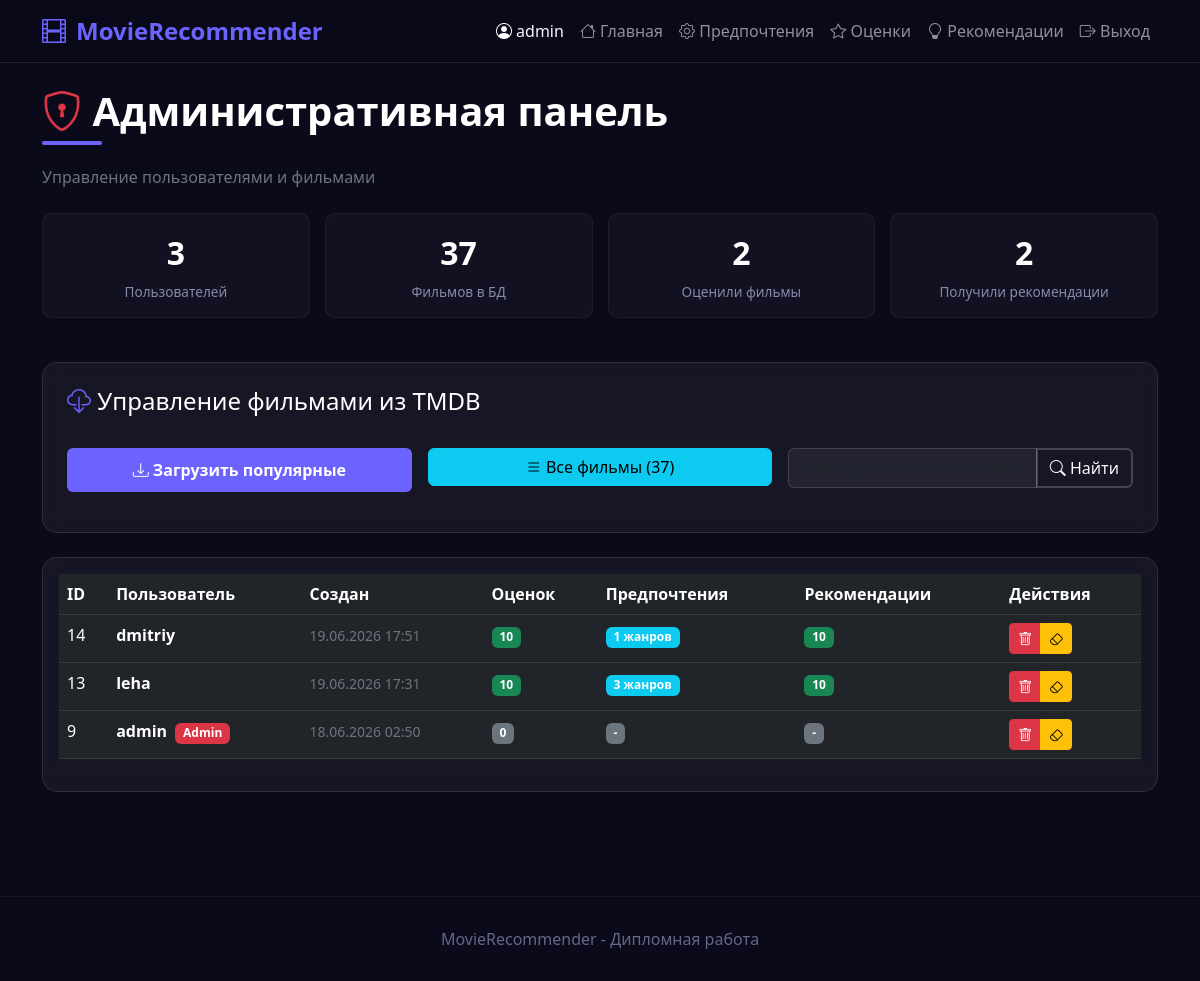
Before: /admin (signed in) with the older database file.
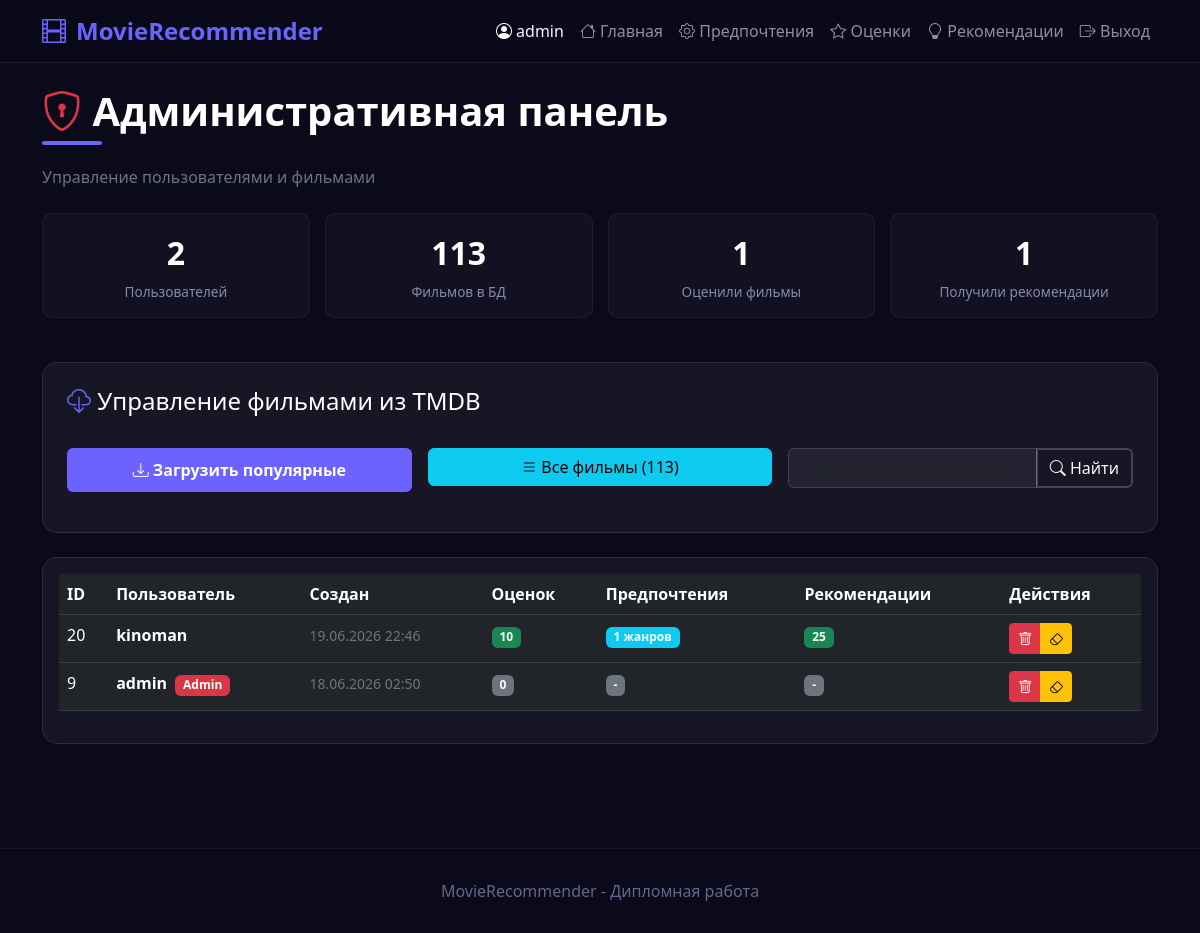
After: the same page with the newer database file.
### tables this page shows
CREATE TABLE users (
                    user_id INTEGER PRIMARY KEY AUTOINCREMENT,
                    session_id TEXT UNIQUE NOT NULL,
                    created_at TEXT NOT NULL,
                    updated_at TEXT NOT NULL,
                    preferences TEXT DEFAULT '{}',
                    ratings TEXT DEFAULT '{}',
                    recommendations TEXT DEFAULT '{}',
                    last_recommended_at TEXT
                , username TEXT, password_hash TEXT, email TEXT, skipped TEXT DEFAULT "{}", is_admin INTEGER DEFAULT 0);

### app.py (the view)
@app.route('/admin')
def admin():
    if 'user_id' not in session:
        return redirect(url_for('login'))
    user = db.get_user_by_id(session['user_id'])
    if not user:
        session.clear()
        return redirect(url_for('login'))
    if not user.is_admin:
        flash('Доступ запрещён. Требуются права администратора.', 'danger')
        return redirect(url_for('index'))
    all_users = db.get_all_users()
    all_movies = db.get_all_movies()  # Получаем все фильмы
    return render_template('admin.html',
                         users=all_users,
                         movies=all_movies)  # Передаём movies в шаблон

### database.py (called while the page is built)
    @contextmanager
    def get_connection(self):
        conn = sqlite3.connect(self.db_path)
        conn.row_factory = sqlite3.Row
        try:
            yield conn
            conn.commit()
        except Exception as e:
            conn.rollback()
            raise e
        finally:
            conn.close()

    def get_user_by_id(self, user_id: int) -> Optional[User]:
        with self.get_connection() as conn:
            cursor = conn.cursor()
            cursor.execute('SELECT * FROM users WHERE user_id = ?', (user_id,))
            row = cursor.fetchone()
        if row:
            return User.from_dict(dict(row))
        return None

    def get_all_users(self) -> List[User]:
        with self.get_connection() as conn:
            cursor = conn.cursor()
            cursor.execute('SELECT * FROM users ORDER BY created_at DESC')
            rows = cursor.fetchall()
        return [User.from_dict(dict(row)) for row in rows]

### models.py (called while the page is built)
    def get_rating_count(self) -> int:
        return len(self.ratings)

### templates/admin.html (shortened to what the changed rows need)
{% extends "base.html" %}
{% block content %}
<div class="row">
    <div class="col-12">
        <h1 class="section-title">
            <i class="bi bi-shield-lock" style="color: #dc3545;"></i>
            Административная панель
        </h1>
    </div>
    <div class="col-12 mb-4">
        <div class="admin-stats">
            <div class="stat-card">
                <div class="stat-number">{{ users|length }}</div>
                <div class="stat-label">Пользователей</div>
            </div>
            <div class="stat-card">
                <div class="stat-number">
                    {{ movies|length if movies else 0 }}
                </div>
                <div class="stat-label">Фильмов в БД</div>
            </div>
            <div class="stat-card">
                <div class="stat-number">
                    {% set rated_users = users|selectattr('ratings', 'defined')|list|selectattr('ratings', 'ne', {})|list %}
                    {{ rated_users|length }}
                </div>
                <div class="stat-label">Оценили фильмы</div>
            </div>
            <div class="stat-card">
                <div class="stat-number">
                    {% set rec_users = users|selectattr('recommendations', 'defined')|list|selectattr('recommendations', 'ne', {})|list %}
                    {{ rec_users|length }}
                </div>
                <div class="stat-label">Получили рекомендации</div>
            </div>
        </div>
    </div>
    <div class="col-12 mb-4">
        <div class="card p-4">
            <div class="row g-3 mt-2">
                <div class="col-md-4">
                    <a href="{{ url_for('admin_movies') }}" class="btn btn-info w-100">
                        <i class="bi bi-list"></i> Все фильмы ({{ movies|length if movies else 0 }})
                    </a>
                </div>
            </div>
        </div>
    </div>
    <div class="col-12">
        <div class="card p-3">
            <div class="table-responsive">
                <table class="table table-dark table-hover">
                    <thead>
                        <tr>
                            <th>ID</th>
                            <th>Пользователь</th>
                            <th>Создан</th>
                            <th>Оценок</th>
                            <th>Предпочтения</th>
                            <th>Рекомендации</th>
                            <th>Действия</th>
                        </tr>
                    </thead>
                    <tbody>
                        {% for user in users %}
                        <tr>
                            <td>{{ user.user_id }}</td>
                            <td>
                                <strong class="text-white">{{ user.username or 'Аноним' }}</strong>
                                {% if user.is_admin %}
                                    <span class="badge bg-danger ms-1">Admin</span>
                                {% endif %}
                            </td>
                            <td>
                                <small class="text-secondary">
                                    {{ user.created_at.strftime('%d.%m.%Y %H:%M') if user.created_at else '-' }}
                                </small>
                            </td>
                            <td>
                                <span class="badge {% if user.get_rating_count() >= 10 %}bg-success{% else %}bg-secondary{% endif %}">
                                    {{ user.get_rating_count() }}
                                </span>
                            </td>
                            <td>
                                {% if user.preferences and user.preferences.get('genres') %}
                                    <span class="badge bg-info">
                                        {{ user.preferences.get('genres', [])|length }} жанров
                                    </span>
                                {% else %}
                                    <span class="badge bg-secondary">-</span>
                                {% endif %}
                            </td>
                            <td>
                                {% if user.recommendations and user.recommendations.get('items') %}
                                    <span class="badge bg-success">
                                        {{ user.recommendations.get('total_count', 0) }}
                                    </span>
                                {% else %}
                                    <span class="badge bg-secondary">-</span>
                                {% endif %}
                            </td>
                            <td>
                                <div class="btn-group btn-group-sm">
                                    <button class="btn btn-danger" onclick="deleteUser({{ user.user_id }})" title="Удалить пользователя">
                                        <i class="bi bi-trash"></i>
                                    </button>
                                    <button class="btn btn-warning" onclick="deleteRecommendations({{ user.user_id }})" title="Стереть предпочтения и оценки">
                                        <i class="bi bi-eraser"></i>
                                    </button>
                                </div>
                            </td>
                        </tr>
                        {% endfor %}
                    </tbody>
                </table>
            </div>
        </div>
    </div>
</div>
{% endblock %}

### templates/base.html (shortened to what this page needs)
<!DOCTYPE html>
<html lang="ru">
<head>
    <link href="https://cdn.jsdelivr.net/npm/bootstrap@5.3.0/dist/css/bootstrap.min.css" rel="stylesheet">
    <link rel="stylesheet" href="https://cdn.jsdelivr.net/npm/bootstrap-icons@1.11.0/font/bootstrap-icons.css">
</head>
<body>
    <nav class="navbar navbar-expand-lg navbar-dark">
        <div class="container">
            <a class="navbar-brand" href="{{ url_for('index') }}">
                <i class="bi bi-film"></i>MovieRecommender
            </a>
            <div class="collapse navbar-collapse" id="navbarNav">
                <ul class="navbar-nav ms-auto">
                    {% if session.user_id %}
                        <li class="nav-item">
                            <span class="nav-link text-light">
                                <i class="bi bi-person-circle"></i> {{ session.username }}
                            </span>
                        </li>
                        <li class="nav-item">
                            <a class="nav-link" href="{{ url_for('index') }}">
                                <i class="bi bi-house"></i> Главная
                            </a>
                        </li>
                        <li class="nav-item">
                            <a class="nav-link" href="{{ url_for('preferences') }}">
                                <i class="bi bi-gear"></i> Предпочтения
                            </a>
                        </li>
                        <li class="nav-item">
                            <a class="nav-link" href="{{ url_for('rating') }}">
                                <i class="bi bi-star"></i> Оценки
                            </a>
                        </li>
                        <li class="nav-item">
                            <a class="nav-link" href="{{ url_for('recommendations') }}">
                                <i class="bi bi-lightbulb"></i> Рекомендации
                            </a>
                        </li>
                        <li class="nav-item">
                            <a class="nav-link" href="{{ url_for('logout') }}">
                                <i class="bi bi-box-arrow-right"></i> Выход
                            </a>
                        </li>
                    {% endif %}
                </ul>
            </div>
        </div>
    </nav>
    <main class="py-4">
        <div class="container">
            {% block content %}{% endblock %}
        </div>
    </main>
    <footer class="footer">
        <div class="container text-center">
            <p class="mb-0">MovieRecommender - Дипломная работа</p>
        </div>
    </footer>
</body>
</html>

Changed rows visible on the page:
removed users: user_id "14", username "dmitriy", created_at "19.06.2026 17:51", get_rating_count "10", preferences.get|length "1", recommendations.get "10"
removed users: user_id "13", username "leha", created_at "19.06.2026 17:31", get_rating_count "10", preferences.get|length "3", recommendations.get "10"
added users: user_id "20", username "kinoman", created_at "19.06.2026 22:46", get_rating_count "10", preferences.get|length "1", recommendations.get "25"
Other visible differences:
{{ users|length }}: "3" → "2"
{{ movies|length if movies else 0 }}: "37" → "113"
{{ rated_users|length }}: "2" → "1"
{{ rec_users|length }}: "2" → "1"
